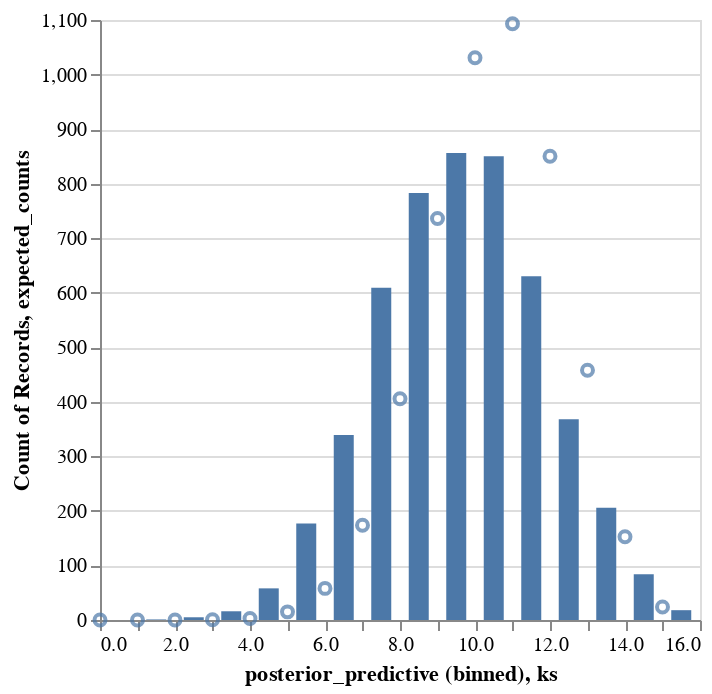

This figure's notebook cell:
### Code cell
pp_df = pd.DataFrame({"posterior_predictive": predictions[:5000]})
hist = (
    alt.Chart(pp_df)
    .mark_bar(size=10)
    .encode(
        x=alt.X("posterior_predictive", bin=alt.BinParams(step=1, extent=[0, n + 1])),
        y="count()",
    )
)

ec_df = pd.DataFrame(
    {
        "ks": ks,
        "expected_counts": expected_counts * len(pp_df),
    }
)
expected_line = alt.Chart(ec_df).mark_point().encode(x="ks", y="expected_counts")

hist + expected_line

### Figure 1 — Vega-Lite specification as saved in the notebook (floating-point values rounded to 4 significant figures; data arrays with more than 128 entries replaced by an {"elided": "..."} marker saying what was removed)
{"$schema": "https://vega.github.io/schema/vega-lite/v5.20.1.json", "config": {"view": {"continuousHeight": 300, "continuousWidth": 300}}, "datasets": {"data-13557246d79edbdcb625387d751ecc94": [{"expected_counts": 7.174e-05, "ks": 0}, {"expected_counts": 0.002511, "ks": 1}, {"expected_counts": 0.04101, "ks": 2}, {"expected_counts": 0.4147, "ks": 3}, {"expected_counts": 2.903, "ks": 4}, {"expected_counts": 14.9, "ks": 5}, {"expected_counts": 57.95, "ks": 6}, {"expected_counts": 173.9, "ks": 7}, {"expected_counts": 405.7, "ks": 8}, {"expected_counts": 736.2, "ks": 9}, {"expected_counts": 1031.0, "ks": 10}, {"expected_counts": 1093.0, "ks": 11}, {"expected_counts": 850.2, "ks": 12}, {"expected_counts": 457.8, "ks": 13}, {"expected_counts": 152.6, "ks": 14}, {"expected_counts": 23.74, "ks": 15}], "data-f10b3a157bc51fbaacc8541c4a4bb339": {"elided": "5000 records"}}, "layer": [{"data": {"name": "data-f10b3a157bc51fbaacc8541c4a4bb339"}, "encoding": {"x": {"bin": {"extent": [0, 16], "step": 1}, "field": "posterior_predictive", "type": "quantitative"}, "y": {"aggregate": "count", "type": "quantitative"}}, "mark": {"size": 10, "type": "bar"}}, {"data": {"name": "data-13557246d79edbdcb625387d751ecc94"}, "encoding": {"x": {"field": "ks", "type": "quantitative"}, "y": {"field": "expected_counts", "type": "quantitative"}}, "mark": {"type": "point"}}]}
